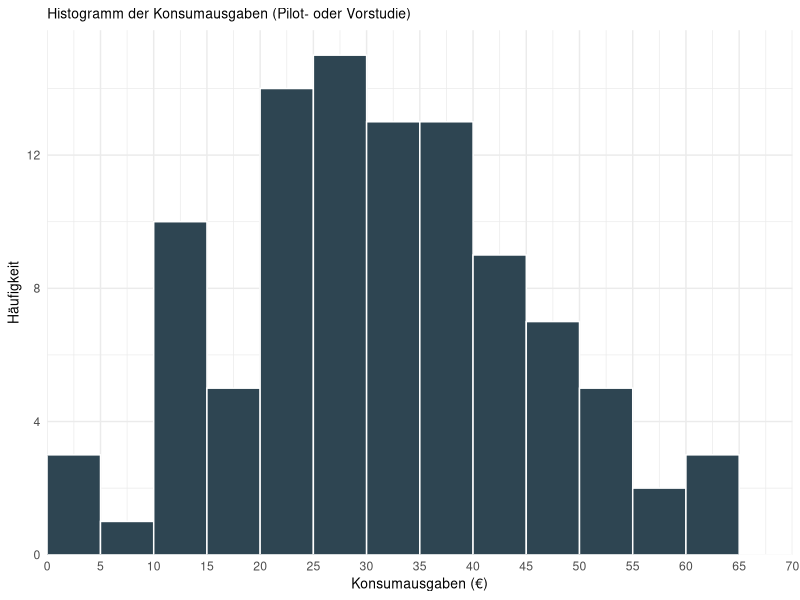
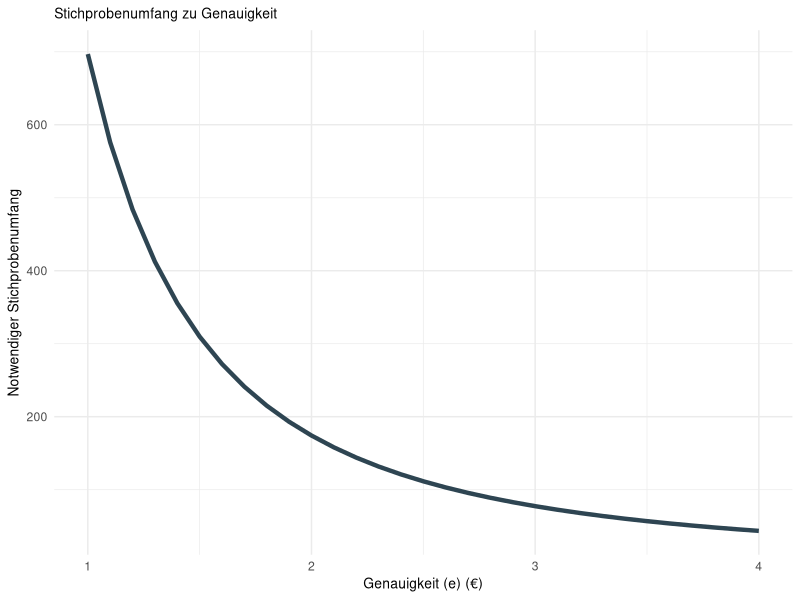
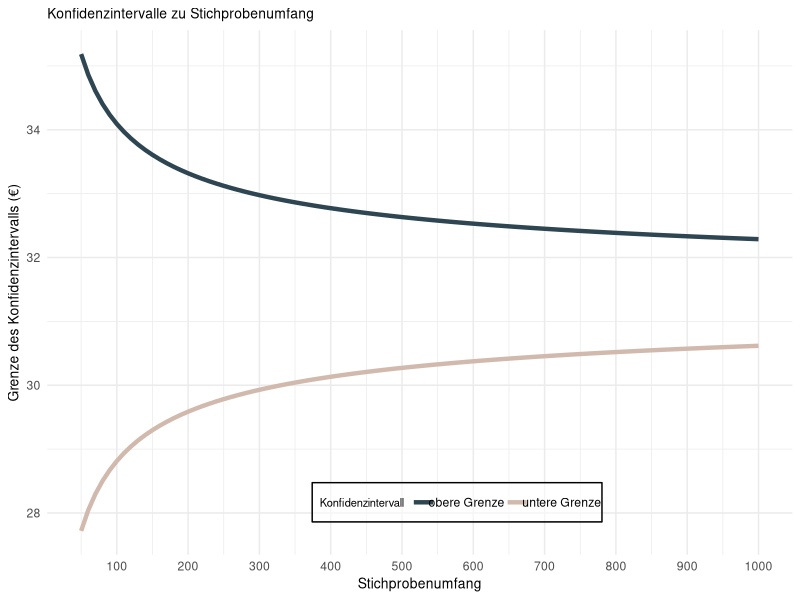

These figures' R source, in order:
#Pakete laden
library(ggplot2)

# Test-Datensatz erstellen
# z. B. aus vorheriger vergleichbarer Untersuchung oder aus pre-Test bereits bekannt
set.seed(123)
konsumausgaben <- rnorm(100, mean = 30, sd = 15)  # 100 Besucher, Mittelwert = 50, Standardabweichung = 25
# Korrektur, falls Werte negativ (dann Ausgabe = 5)

# Werte runden
konsumausgaben <- round(konsumausgaben, 2)
konsumausgaben[konsumausgaben < 0] <- 5

min(konsumausgaben)
max(konsumausgaben)

# Visualisierung des Histogramms mit ggplot2

plot_1 <- ggplot(data.frame(konsumausgaben), aes(x = konsumausgaben)) +
  geom_histogram(binwidth = 5, boundary = 0, fill = rgb(46/255, 69/255, 82/255), color = "white") +
  scale_x_continuous(breaks = seq(0, 70, by = 5), limits = c(0, 70), expand = c(0, 0)) +
  scale_y_continuous(expand = expansion(mult = c(0, 0.05))) +
  labs(title = "Histogramm der Konsumausgaben (Pilot- oder Vorstudie)", x = "Konsumausgaben (€)", y = "Häufigkeit") +
  coord_cartesian(xlim = c(0, 70)) +
  theme_minimal() +
  theme(
    plot.title = element_text(size = 10),
    axis.title=element_text(size=10)
  )


# Plot speichern für Präsentation
ggsave("konsumausgaben_histogram.png", plot = plot_1, width = 11, height = 7, units = "cm", bg = "transparent")

# Berechnung der Stichprobenvarianz und des Konfidenzintervalls
stichprobenmittelwert <- mean(konsumausgaben)
round(stichprobenmittelwert,2)
stichprobenvarianz <- var(konsumausgaben)
round(stichprobenvarianz,2)
stichproben_sd <- sd(konsumausgaben)
round(stichproben_sd)
n <- length(konsumausgaben)
alpha <- 0.05
z <- qnorm(1 - alpha/2)


# Bestimmung des notwendigen Stichprobenumfangs
gewünschte_genauigkeit <- 1  # Genauigkeit von ±2 Euro
n_notwendig <- (z^2 * stichproben_sd^2) / (gewünschte_genauigkeit^2)

n_notwendig



# Visualisierung der notwendigen Stichprobengröße in Abhängigkeit von der Genauigkeit e
genauigkeiten <- seq(1, 4, by = 0.1)
n_notwendig_e <- sapply(genauigkeiten, function(e) {
  (z^2 * stichproben_sd^2) / (e^2)
})

genauigkeit_df <- data.frame(
  Genauigkeit = genauigkeiten,
  Stichprobengroesse = n_notwendig_e
)

# Plot der notwendigen Stichprobengröße in Abhängigkeit von der Genauigkeit
plot_2 <- ggplot(genauigkeit_df, aes(x = Genauigkeit, y = Stichprobengroesse)) +
  geom_line(color = rgb(46/255, 69/255, 82/255), size = 1.5) +
  labs(title = "Stichprobenumfang zu Genauigkeit",
       x = "Genauigkeit (e) (€)",
       y = "Notwendiger Stichprobenumfang") +
  scale_y_continuous(labels=function(x) format(x, big.mark = ".",decimal.mark =",", scientific = FALSE))+
  theme_minimal()+
  theme(
    plot.title = element_text(size = 10),
    axis.title.x = element_text(size = 10),
    axis.title.y = element_text(size = 10)
  )


ggsave("Stichprobenumfang.png", plot = plot_2, width = 11, height = 7, units = "cm", bg = "transparent")





# Visualisierung der Konfidenzintervalle und des Zusammenhangs zwischen Stichprobengröße und Genauigkeit

# Daten für verschiedene Stichprobengrößen generieren
stichproben_groessen <- seq(50, 1000, by = 10)
konfidenzintervalle <- sapply(stichproben_groessen, function(n) {
  stichproben_sd <- sd(konsumausgaben)
  c(stichprobenmittelwert - z * (stichproben_sd / sqrt(n)),
    stichprobenmittelwert + z * (stichproben_sd / sqrt(n)))
})

konfidenzintervall_df <- data.frame(
  Stichprobengroesse = rep(stichproben_groessen, each = 2),
  Grenze = as.vector(konfidenzintervalle),
  Typ = rep(c("untere Grenze", "obere Grenze"), times = length(stichproben_groessen))
)

# Plot der Konfidenzintervalle
plot_3 <- ggplot(konfidenzintervall_df, aes(x = Stichprobengroesse, y = Grenze, color = Typ)) +
  geom_line(size =1.5) +
  scale_color_manual(values = c(rgb(46/255, 69/255, 82/255), rgb(209/255, 186/255, 173/255))) +
  labs(title = "Konfidenzintervalle zu Stichprobenumfang",
       x = "Stichprobenumfang",
       y = "Grenze des Konfidenzintervalls (€)") +
  scale_x_continuous(breaks = seq(0, 1000, by = 100)) +
  guides(color = guide_legend(title = "Konfidenzintervall"))+
  theme_minimal()+
  theme(
    plot.title = element_text(size = 10),
    axis.title.x = element_text(size = 10),
    axis.title.y = element_text(size = 10),
    legend.title = element_text(size = 8, face = "plain"), 
    legend.position = c(0.55, 0.1), 
    legend.text = element_text(margin = margin(l = -5, r = -5, t = -5, b = -5)),
    legend.spacing.y = unit(-5, 'cm'),
    legend.direction = "horizontal" ,
    legend.background = element_rect(fill = alpha('white', 0.5))
  )

ggsave("Konfidenzintervall.png", plot = plot_3, width = 11, height = 7, units = "cm", bg = "transparent")

